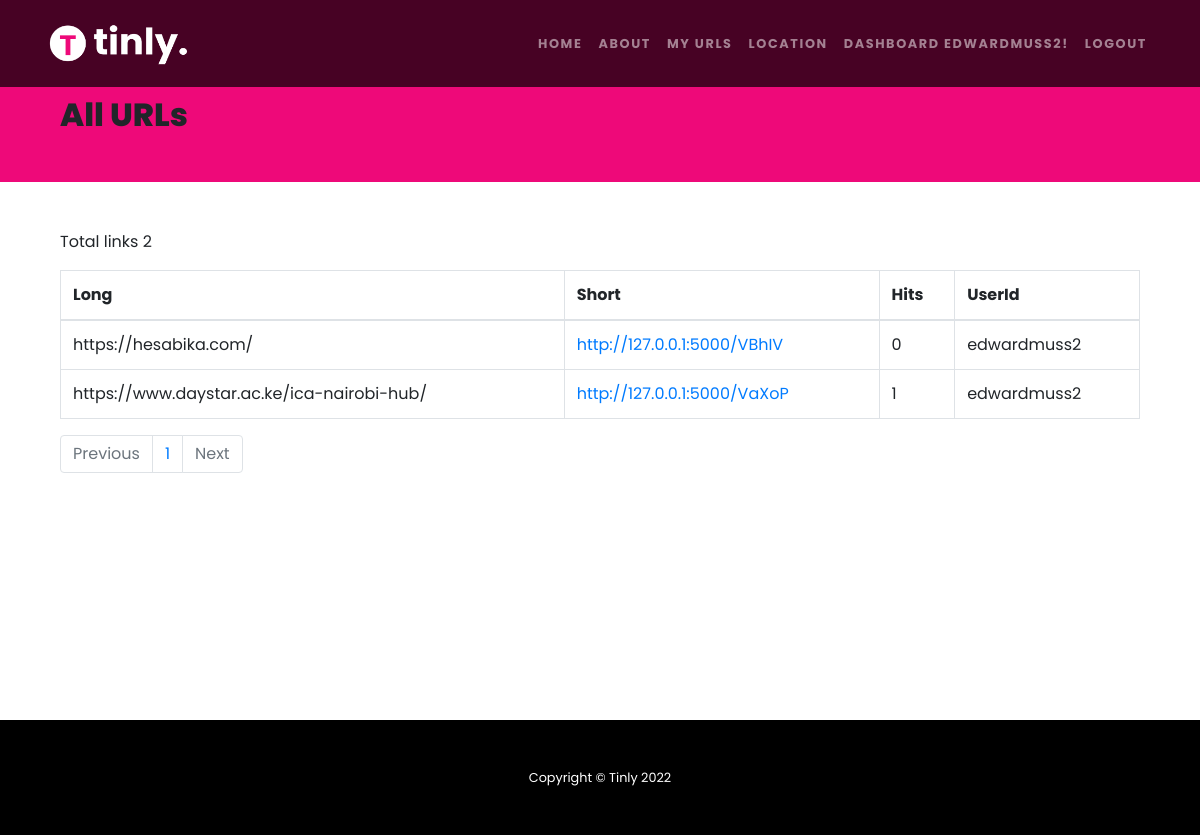
Page /my-urls/1 (signed in) on the committed database.
### models/base_model.py (models this page shows, shortened)
class User(db.Model, UserMixin):
    id = db.Column(db.Integer, primary_key=True)
    username = db.Column(db.String(20), nullable=False, unique=True)
    email = db.Column(db.String(120), unique=True, nullable=False)
    image_file = db.Column(db.String(20), nullable=False, default='default.jpg')
    password = db.Column(db.String(80), nullable=False)
    created_at = db.Column(DateTime, default=datetime.datetime.now)
    updated_at = db.Column(DateTime, default=datetime.datetime.now, onupdate=datetime.datetime.now)

class Urls(db.Model):
    id_ = db.Column("id_", db.Integer, primary_key=True)
    user_id = db.Column("user_id", db.Integer, db.ForeignKey('user.id'), nullable=True, default=0)
    long = db.Column("long", db.String())
    short = db.Column("short", db.String(10), nullable=False, unique=True)
    hits = db.Column("hits", db.Integer, nullable=False, default=0)
    created_at = db.Column(DateTime, default=datetime.datetime.now)
    updated_at = db.Column(DateTime, default=datetime.datetime.now, onupdate=datetime.datetime.now)

### core/routes/web.py (the view)
@app.route('/my-urls/<int:page_num>')
@login_required
def myurls(page_num=1):
    myurls = db.session.query(User, Urls).join(Urls).filter_by(user_id = current_user.id).order_by(Urls.id_.desc()).paginate(per_page=5, page=page_num, error_out=True)
    count = db.session.query(Urls).filter_by(user_id = current_user.id).count()
    return render_template('all-urls.html', vals=myurls, base_url=base_url, count=count )

### core/auth.py (called while the page is built)
@login_manager.user_loader
def load_user(user_id):
    return User.query.get(int(user_id))

### core/templates/all-urls.html
{% extends "base.html" %} {% block title %}View all URLS{% endblock %} {% block
content %}
<div class="row bg-primary pt-5">
  <div class="container">
    <div class="col-md-12 mt-5 mb-5">
      <h2 class="">All URLs</h2>
    </div>
  </div>
</div>
<div class="row">
  <div class="container">
    <div class="col-md-12 mt-5">
        <p>Total links {{ count }}</p>
      <table class="table table-stripped table-bordered">
        <thead class="">
          <th>Long</th>
          <th>Short</th>
          <th>Hits</th>
          <th>UserId</th>
        </thead>
        <tbody>
          {% for user, urls in vals.items %}
          <tr>
            <td>{{urls.long}}</td>
            <td>
              <a target="_blank" href="{{base_url + '/' + urls.short}}"
                >{{base_url + '/' + urls.short}}</a
              >
            </td>
            <td>{{urls.hits}}</td>
            <td>{{user.username}}</td>
          </tr>
          {% endfor %}
        </tbody>
      </table>
      <ul class="pagination">
        {% if vals.has_prev %}
        <li class="page-item">
          <a
            class="page-link"
            href="{{ url_for('myurls', page_num=vals.prev_num) }}"
            >Previous</a
          >
        </li>
        {% else %}
        <li class="page-item disabled">
          <span class="page-link">Previous</span>
          {% endif %}
        </li>
        {% for page in vals.iter_pages(left_edge=3, right_edge=3) %} {% if
        page %}
        <li class="page-item">
          <a class="page-link" href="{{ url_for('myurls', page_num=page) }}"
            >{{ page }}</a
          >
        </li>
        {% else %}
        <li class="page-item disabled" id="example_ellipsis">
          <a href="#" class="page-link">…</a>
        </li>
        {% endif %} {% endfor %} {% if vals.has_next %}
        <li class="page-item">
          <a
            class="page-link"
            href="{{ url_for('myurls', page_num=vals.next_num) }}"
            >Next</a
          >
        </li>
        {% else %}
        <li class="page-item disabled">
          <span class="page-link">Next</span>
          {% endif %}
        </li>
      </ul>
    </div>
  </div>
</div>
{% endblock %}

### core/templates/base.html (shortened to what this page needs)
<!DOCTYPE html>
<html lang="en">
<head>
    <link rel="stylesheet" href="https://stackpath.bootstrapcdn.com/bootstrap/4.5.2/css/bootstrap.min.css">
    <link href='https://cdnjs.cloudflare.com/ajax/libs/font-awesome/4.0.3/css/font-awesome.css' rel='stylesheet'>
	<link href="{{ url_for('static',filename='css/style.css') }}" rel="stylesheet">
    <link rel="stylesheet" href="https://cdn.datatables.net/1.10.22/css/jquery.dataTables.min.css" />
    <link rel="stylesheet" href="https://cdn.datatables.net/1.10.13/css/jquery.dataTables.min.css">
    <link rel="stylesheet" href="https://cdn.datatables.net/buttons/1.2.4/css/buttons.dataTables.min.css">
</head>
<body oncontextmenu='return true' class='snippet-body'>
    <div class="main">
        <nav class="navbar navbar-expand-lg navbar-dark navbar-custom fixed-top">
            <div class="container">
                <a class="navbar-brand" href="{{ url_for('home')}}">
                    <img src="{{ url_for('static',filename='images/logo-light.png') }}" width="150" alt="logo">
                </a>
                <div class="collapse navbar-collapse" id="navbarResponsive">
                    <ul class="navbar-nav ml-auto">
                        <li class="nav-item">
                            <a class="nav-link" href="{{ url_for('home') }}">Home</a>
                        </li>
                        <li class="nav-item">
                            <a class="nav-link" href="{{ url_for('about') }}">About</a>
                        </li>
                        {% if current_user.is_authenticated %}
                            <li class="nav-item">
                                <a class="nav-link" href="{{ url_for('myurls', page_num=1) }}">My Urls</a>
                            </li>
                            <li class="nav-item">
                                <a class="nav-link" href="{{ url_for('locations') }}">Location</a>
                            </li>
                            <li class="nav-item">
                                <a class="nav-link" href="{{ url_for('dashboard') }}">Dashboard {{ current_user.username }}!</a>
                            </li>
                            <li class="nav-item">
                                <a class="nav-link" href="{{ url_for('logout') }}">Logout</a>
                            </li>
                        {% endif %}
                    </ul>
                </div>
            </div>
        </nav>
        <div class="wrap mb-5">
            {% block content%}
            {% endblock %}
        </div>
    </div>
  <footer class="py-5 bg-black">
    <div class="container">
        <p class="m-0 text-center text-white small">Copyright &copy; Tinly {{ moment().format('YYYY') }}</p>
    </div>
</footer>
</body>
</html>

### static/css/style.css (style rules this page uses)
body { font-family: "Poppins"; margin: 0px; padding: 0px; position: absolute; width: 100%; height: 100vh; overflow-x: hidden; }
.main { display: flex; flex-direction: column; min-height: 90%; }
h1, h2, h3, h4, h5, h6 { font-family: "Poppins"; font-weight: 800 !important }
.bg-black { background-color: #000 !important }
.navbar-custom { padding-top: 1rem; padding-bottom: 1rem; background-color: rgba(0, 0, 0, .7) }
.navbar-custom .navbar-brand { text-transform: uppercase; font-size: 1rem; letter-spacing: .1rem; font-weight: 700 }
.navbar-custom .navbar-nav .nav-item .nav-link { text-transform: uppercase; font-size: .8rem; font-weight: 700; letter-spacing: .1rem }
.bg-primary { background-color: #ee0979 !important }
footer { left: 0; bottom: 0; width: 100%; background-color: red; color: white; text-align: center; flex: 0 0 auto; }

### rows in the picture
User: username "EDWARDMUSS2", long "https://hesabika.com/", hits "0", username "edwardmuss2", long "https://www.daystar.ac.ke/ica-nairobi-hub/", hits "1"
Urls: short "http://127.0.0.1:5000/VBhIV"
Urls: short "http://127.0.0.1:5000/VaXoP"

### other values in the picture
{{ count }} "2"
{{ page }} "1"
{{ moment().format('YYYY') }} "2022"
